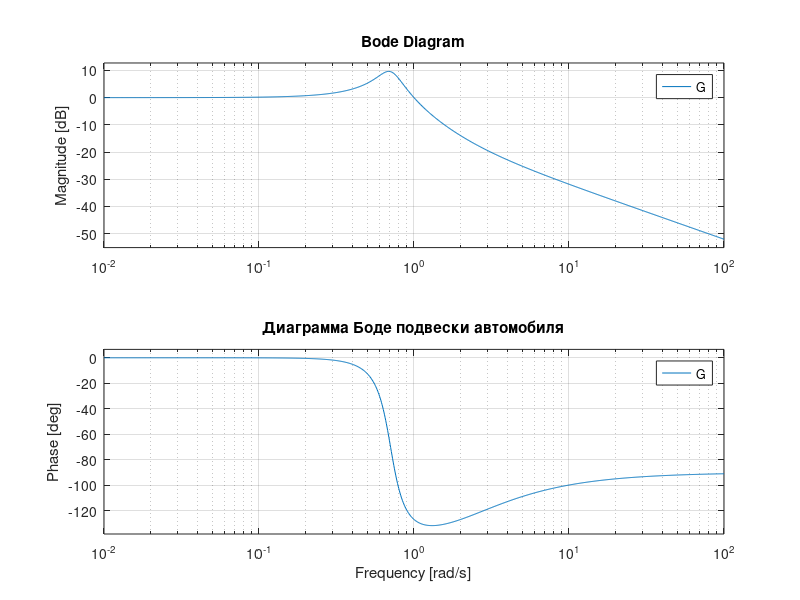

Write MATLAB code to recreate this figure.
m = 400;    % кг
c = 100;    % кг/с
k = 200;    % кг/с^2

num = [c, k];     
den = [m, c, k];  

G = tf(num, den); % Передаточная функция: X(s)/U(s) = (c*s + k)/(m*s^2 + c*s + k)

% Построение диаграммы Боде
figure;
bode(G);
grid on;
title('Диаграмма Боде подвески автомобиля');